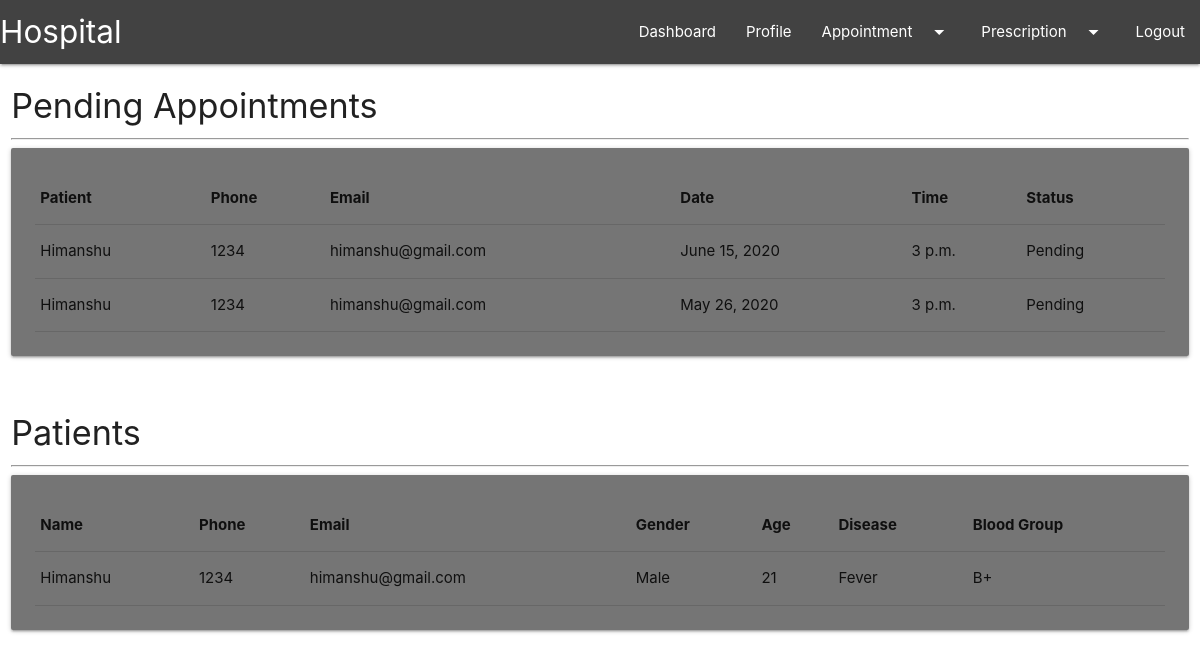
/doctor/ (signed in), run on the app's committed database.
### accounts/models.py (models this page shows, shortened)
class Appointment(models.Model):
    doctor = models.ForeignKey(Doctor, on_delete=models.CASCADE)
    patient = models.ForeignKey(Patient, on_delete=models.CASCADE)
    date = models.DateField()
    time = models.TimeField(null=True)
    status = models.CharField(max_length=50, choices=CHECK)

class Patient(models.Model):
    user = models.OneToOneField(User, on_delete=models.CASCADE)
    doctor = models.ForeignKey(Doctor, null=True, on_delete=models.CASCADE)
    name = models.CharField(max_length=200)
    disease = models.CharField(max_length=255, null=True, blank=True)
    email = models.EmailField(max_length=200, null=True)
    contact = models.IntegerField()
    gender = models.CharField(max_length=100, choices=GENDER)
    age = models.IntegerField()
    address = models.CharField(max_length=255)
    blood_group = models.CharField(max_length=3)
    image = models.ImageField(default="default.png", upload_to="profile_pics")

### accounts/decorators.py (the view)
        def wrapper_func(request, *args, **kwargs):
            group = None
            if request.user.groups.exists():
                group = request.user.groups.all()[0].name
            if group in allowed_roles:
                return view_func(request, *args, **kwargs)
            else:
                return HttpResponse("You are not authorized to view this page")

### accounts/views.py (called while the page is built)
@login_required(login_url="login")
@allowed_users(allowed_roles=["doctor"])
def doctor(request):
    patients = request.user.doctor.patient_set.all()
    appointments = request.user.doctor.appointment_set.all()
    prescriptions = request.user.doctor.prescription_set.all()
    context = {
        "patients": patients,
        "appointments": appointments,
        "prescriptions": prescriptions,
    }
    return render(request, "accounts/doctor.html", context)

### accounts/templates/accounts/doctor.html
{% extends "accounts/main.html" %}
{% block content %}
<div class="row">
    <div class="col s12 m12">
        <h4>Pending Appointments</h4>
        <hr>
        <div class="card grey darken-1">
            <div class="card-content">
                <table class="responsive-table">
                    <thead>
                        <tr>
                            <th>Patient</th>
                            <th>Phone</th>
                            <th>Email</th>
                            <th>Date</th>
                            <th>Time</th>
                            <th>Status</th>
                        </tr>
                    </thead>
                    <tbody>
                        {% for appoint in appointments %}
                        {% if appoint.status == "Pending" %}
                        <tr>
                            <td>{{appoint.patient.name}}</td>
                            <td>{{appoint.patient.contact}}</td>
                            <td>{{appoint.patient.email}}</td>
                            <td>{{appoint.date}}</td>
                            <td>{{appoint.time}}</td>
                            <td>{{appoint.status}}</td>
                        </tr>
                        {% endif %}
                        {% endfor %}
                    </tbody>
                </table>
            </div>
        </div>
    </div>
</div>
<div class="row">
    <div class="col s12 m12">
        <h4>Patients</h4>
        <hr>
        <div class="card grey darken-1">
            <div class="card-content">
                <table class="responsive-table">
                    <thead>
                        <tr>
                            <th>Name</th>
                            <th>Phone</th>
                            <th>Email</th>
                            <th>Gender</th>
                            <th>Age</th>
                            <th>Disease</th>
                            <th>Blood Group</th>
                        </tr>
                    </thead>
                    <tbody>
                        {% for patient in patients %}
                        <tr>
                            <td>{{patient.name}}</td>
                            <td>{{patient.contact}}</td>
                            <td>{{patient.email}}</td>
                            <td>{{patient.gender}}</td>
                            <td>{{patient.age}}</td>
                            <td>{{patient.disease}}</td>
                            <td>{{patient.blood_group}}</td>
                        </tr>
                        {% endfor %}
                    </tbody>
                </table>
            </div>
        </div>
    </div>
</div>
{% endblock content %}

### accounts/templates/accounts/main.html (shortened to what this page needs)
{% load static %}
<!DOCTYPE html>
<html lang="en">
<head>
    <link rel="stylesheet" href="https://cdnjs.cloudflare.com/ajax/libs/materialize/1.0.0/css/materialize.min.css">
</head>
<body>
    {% include "accounts/navbar.html" %}
    {% block content %}
    {% endblock content %}
</body>
</html>

### accounts/templates/accounts/navbar.html (shortened to what this page needs)
<nav class="grey darken-3 black-text">
    <div class="nav-wrapper">
        <a href="#" class="brand-logo">Hospital</a>
        <ul id="nav-mobile" class="right hide-on-med-and-down">
            {% if user.is_authenticated %}
            {% if request.user.groups.all.0.name == "hr" %}
            <li><a href="{% url 'hrhome' %}">Dashboard</a></li>
            li><a class='dropdown-trigger' href='#' data-target='dropdown3'>Invoice<i
                    class="material-icons right">arrow_drop_down</i></a></li>
            <li><a href="{% url 'add-doctor' %}">Add Doctor</a></li>
            <li><a href="{% url 'logout' %}">Logout</a></li>
            {% elif request.user.groups.all.0.name == "doctor" %}
            <li><a href="{% url 'doctor' %}">Dashboard</a></li>
            <li><a href="{% url 'update-doctor' request.user.id %}">Profile</a></li>
            <li><a class='dropdown-trigger' href='#' data-target='dropdown2'>Appointment<i
                        class="material-icons right">arrow_drop_down</i></a></li>
            <li><a class='dropdown-trigger' href='#' data-target='dropdown1'>Prescription<i
                        class="material-icons right">arrow_drop_down</i></a></li>
            <li><a href="{% url 'logout' %}">Logout</a></li>
            {% endif %}
            {% endif %}
        </ul>
    </div>
</nav>

### data on the page
Appointment: patient.name "Himanshu", patient.contact "1234", patient.email "himanshu@gmail.com", date "June 15, 2020", time "3 p.m.", status "Pending"
Appointment: patient.name "Himanshu", patient.contact "1234", patient.email "himanshu@gmail.com", date "May 26, 2020", time "3 p.m.", status "Pending"
Patient: name "Himanshu", contact "1234", email "himanshu@gmail.com", gender "Male", age "21", disease "Fever", blood_group "B+"
